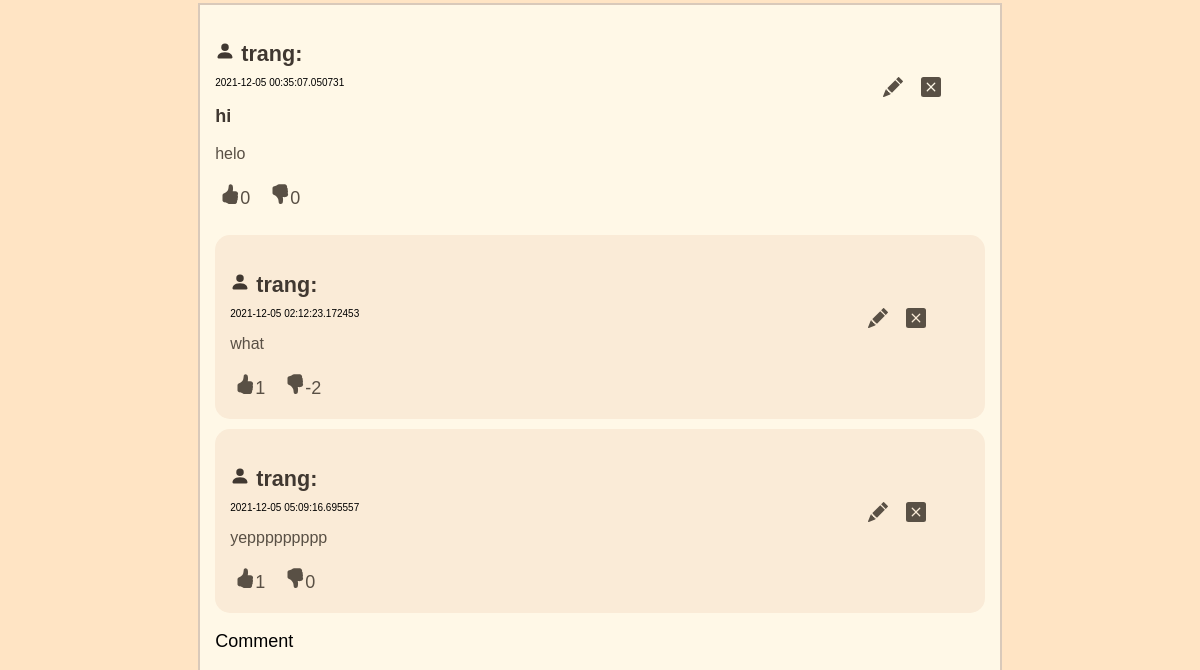
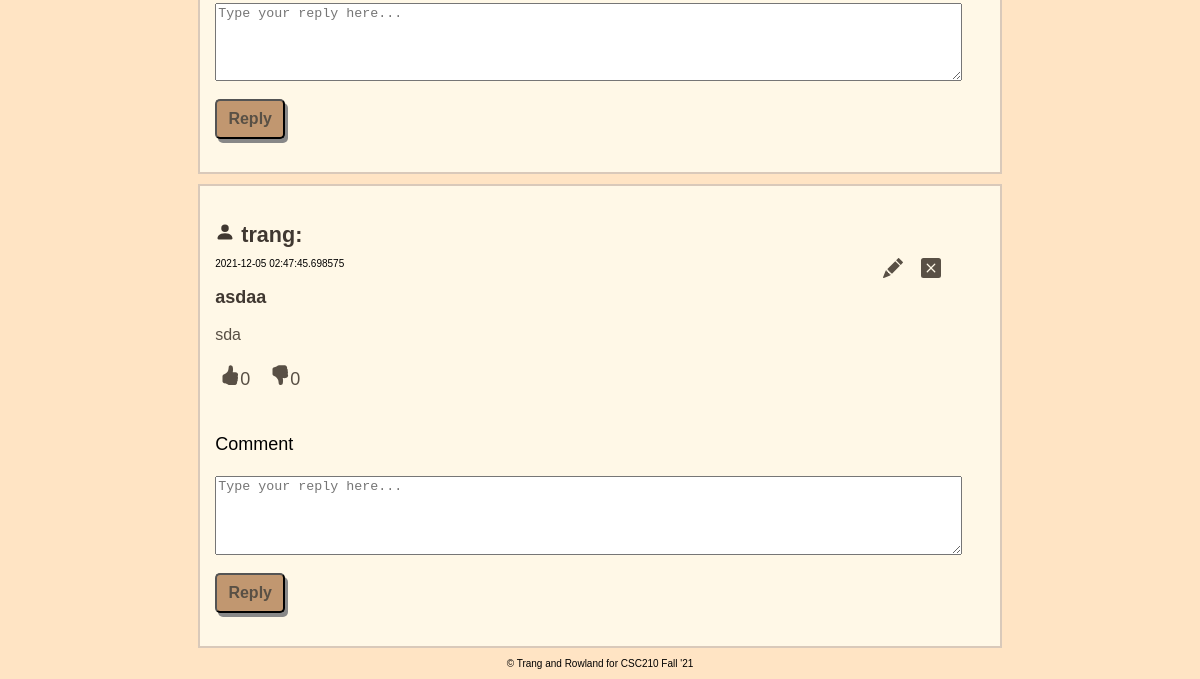
Before: /index (signed in, lower part) with the older database file (2 pictures, top to bottom).
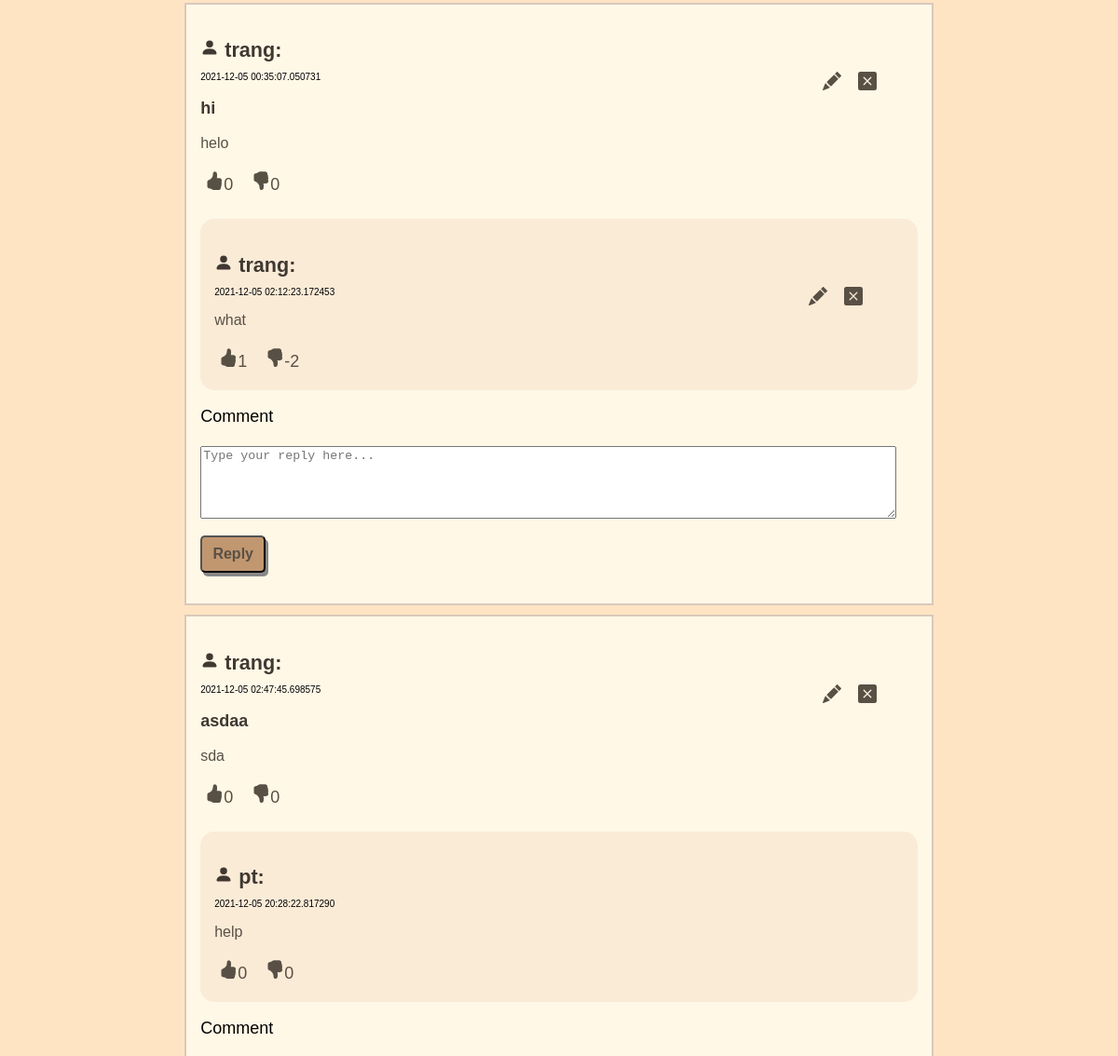
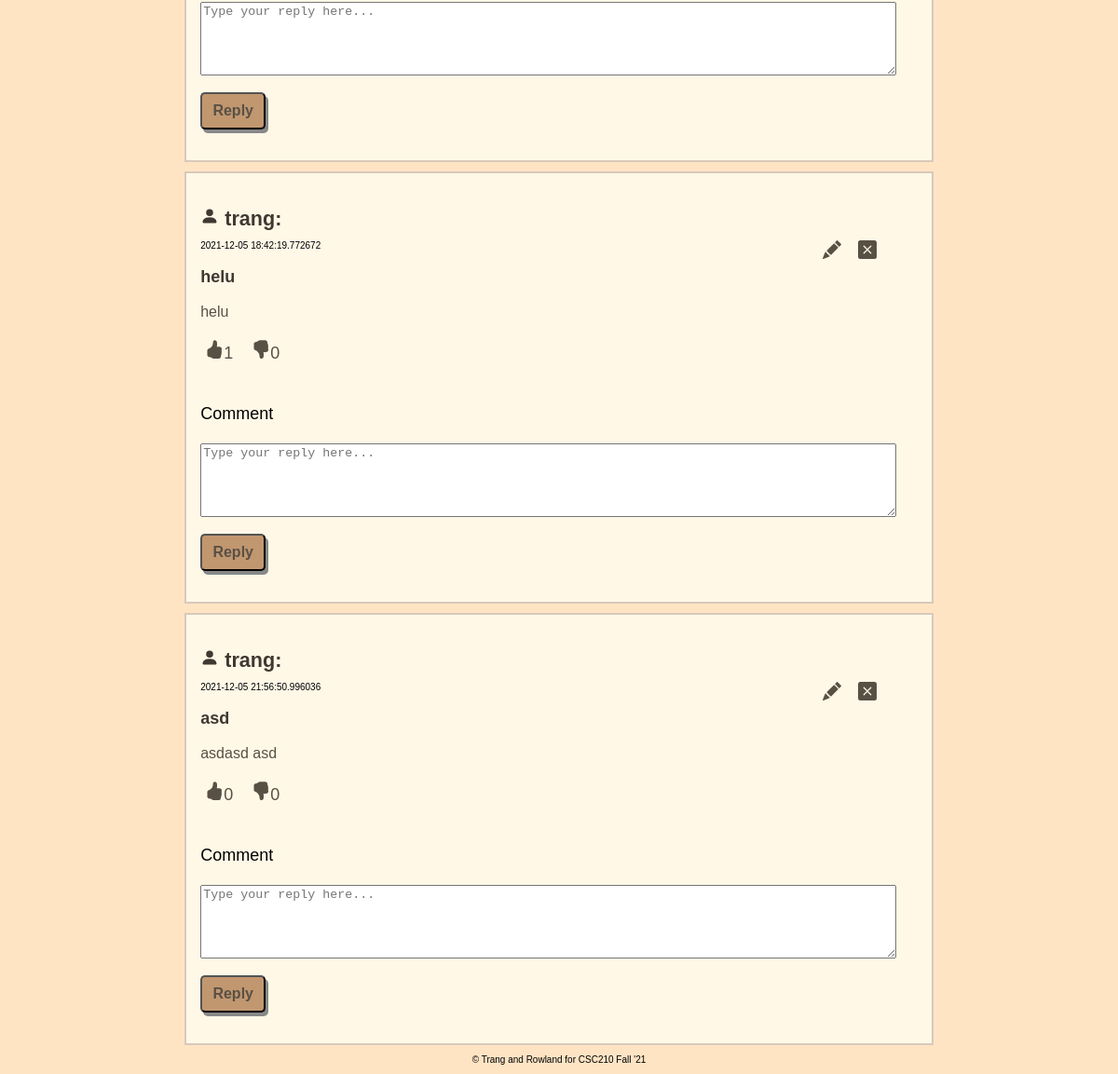
After: the same page with the newer database file (2 pictures, top to bottom).
### models.py (models this page shows, shortened)
class Post(db.Model):
    id = db.Column(db.Integer, primary_key=True)
    body = db.Column(db.String(250))
    title = db.Column(db.String(80))
    timestamp = db.Column(db.DateTime, index=True, default=datetime.utcnow)
    upvotes = db.Column(db.Integer, default=0)
    downvotes = db.Column(db.Integer, default=0)
    user_id = db.Column(db.Integer, db.ForeignKey('user.id'))

class User(UserMixin, db.Model):
    id = db.Column(db.Integer, primary_key=True)
    username = db.Column(db.String(50), index=True, unique=True)
    email = db.Column(db.String(120), index=True, unique=True)
    password = db.Column(db.String(128))
    posts = db.relationship('Post', backref='author', lazy='dynamic')
    comments = db.relationship('Comment', backref='author', lazy='dynamic')

class Comment(db.Model):
    id = db.Column(db.Integer, primary_key=True)
    body = db.Column(db.String(250))
    timestamp = db.Column(db.DateTime, index=True, default=datetime.utcnow)
    upvotes = db.Column(db.Integer, default=0)
    downvotes = db.Column(db.Integer, default=0)
    post_id = db.Column(db.Integer, db.ForeignKey('post.id'))
    user_id = db.Column(db.Integer, db.ForeignKey('user.id'))

### main.py (the view, shortened to what this page needs)
@app.route('/')
@app.route('/index', methods=['GET', 'POST'])
@login_required
def index():
    query = User.query
    all_posts = Post.query.all()
    all_users = get_user()
    all_comments = Comment.query.all()
    post_form = ForumPostForm()
    comment_form = CommentForm()
    return render_template('index.html', title='Home', posts=all_posts, users=all_users, query=query,
                        comments=all_comments, form=post_form, comment_form=comment_form)

### forms.py
class ForumPostForm(FlaskForm):
    title = TextAreaField('Title', validators=[DataRequired()], render_kw={"placeholder": "What are you thinking?"})
    body = TextAreaField('Body', validators=[DataRequired()], render_kw={"placeholder": "Create post..."})
    submit = SubmitField('Post')

class CommentForm(FlaskForm):
    body = TextAreaField('Comment', validators=[DataRequired()], render_kw={"placeholder": "Type your reply here..."})
    submit = SubmitField('Reply')

### main.py (called while the page is built)
def get_user():
    user_info = User.query.all()
    all_users = {}
    for user in user_info:
        all_users[user.id] = [user.username, user.email]
    return all_users

### models.py (called while the page is built)
@login.user_loader
def load_user(id):
    return User.query.get(int(id))

### templates/index.html (shortened to what this page needs)
{% extends "base.html" %}
{% block content %}
    <link rel="stylesheet" href="{{ url_for('static', filename='index.css') }}">
    {% for post in posts %}
        <div class="post-container">
            <div class="post" id="post_{{post.id}}">
                <p class="user"><svg xmlns="http://www.w3.org/2000/svg" width="20" height="20" fill="currentColor" class="bi bi-person-fill" viewBox="0 0 16 16">
                    <path d="M3 14s-1 0-1-1 1-4 6-4 6 3 6 4-1 1-1 1H3zm5-6a3 3 0 1 0 0-6 3 3 0 0 0 0 6z"/>
                  </svg> {{ users[post.user_id][0] }}:</p>
                <p style="font-size: x-small;">{{ post.timestamp }}
                    <span style="float:right; margin-right: 29px;">
                        {% if post.user_id|string() == current_user.get_id()|string() %}
                        <a href="post/edit/{{post.id}}">
                        </a>
                        <a href="post/delete/{{post.id}}">
                        </a>
                        {% endif %}
                    </span>
                </p>
                <p class="title">{{ post.title }}</p>
                <p class="body">{{ post.body }}</p>
            </div>
            <div class="react">
                <a href="upvote/{{post.id}}" class="btn btn-primary">
                    {{post.upvotes}}</a>
                <a href="downvote/{{post.id}}" class="button">
                    {{post.downvotes}}</a>
            </div>
            <div class="comment-container">
                <br>
                {% for comment in comments %}
                {% if comment.post_id == post.id %}
                <div class="comment" id="cmt_{{comment.id}}">
                        <p class="user"><svg xmlns="http://www.w3.org/2000/svg" width="20" height="20" fill="currentColor" class="bi bi-person-fill" viewBox="0 0 16 16">
                            <path d="M3 14s-1 0-1-1 1-4 6-4 6 3 6 4-1 1-1 1H3zm5-6a3 3 0 1 0 0-6 3 3 0 0 0 0 6z"/>
                          </svg> {{ users[comment.user_id][0] }}:</p>
                        <p style="font-size: x-small;">{{ comment.timestamp }}
                            <span style="float:right; margin-right: 29px;">
                                {% if comment.user_id|string() == current_user.get_id()|string() %}
                                <a href="comment/edit/{{post.id}}/{{comment.id}}">
                                </a>
                                <a href="comment/delete/{{post.id}}/{{comment.id}}">
                                </a>
                                {% endif %}
                            </span>
                        </p>
                        <p class="body">{{ comment.body }}</p>
                        <div class="react">
                            <a href="comment/upvote/{{comment.id}}">
                                {{comment.upvotes}}</a>
                            <a href="comment/downvote/{{comment.id}}">
                                {{comment.downvotes}}</a>
                        </div>
                </div>
                {% endif %}
                {% endfor %}
                    <form action="/comment/{{post.id}}" method="post" class="comment-form">
                    <p>
                        {{ comment_form.body.label }}<br><br>
                        {{ comment_form.body }}<br>
                    </p>
                    <p class="submit">{{ comment_form.submit() }}</p>
                </form>
                </div>
            </div>
    {% endfor %}
{% endblock %}
{% block footer %}
<div id="end">
    <p style="font-size: x-small;">© Trang and Rowland for CSC210 Fall '21</p>
</div>
{% endblock %}

### templates/base.html (shortened to what this page needs)
<head>
    <link rel="stylesheet" href="{{ url_for('static', filename='base.css') }}">
</head>
<body>
    <section class="content">
        {% block content %}
        {% endblock %}
        <footer>
            {% block footer %}
            {% endblock %}
        </footer>
    </section>
</body>

### static/base.css (style rules this page uses)
body { background-color: var(--main-bg-color); text-align: center; font-size: large; }
a { text-decoration: none; color: var(--aux-text-color); }
form #submit { background-color: #C19770; height: 40px; width: 75px; font-weight: bold; border-radius: 5px; box-shadow: 3px 4px #888888; cursor: pointer; }
a { margin-right:15px; }

### static/index.css (style rules this page uses)
div.post { border-radius: 15px; }
div.comment { background-color: #faebd7; border-radius: 15px; padding: 15px; margin-bottom: 10px; }
p.user { color: var(--main-text-color); font-size: larger; font-weight: bold; margin-bottom: 1px; }
div.post p.title { color: var(--main-text-color); font-size: large; font-weight: bold; }
p.body { color: var(--aux-text-color); font-size: medium; }
div.post-container { border: solid #D9C9BA 2px; background-color: #fff8e7; margin: auto; margin-bottom: 10px; width: 65%; text-align: left; padding: 15px; }
div.react { border-radius: 5px; padding: 5px; padding-left: 5px; }
form textarea#body { width: 97%; height: 10%; }
form #submit { background-color: #C19770; height: 40px; width: 70px; font-size: medium; font-weight: bold; border-radius: 5px; box-shadow: 3px 4px #888888; color: #595045; cursor: pointer; }

Changed rows visible on the page:
removed Comment: {{ users[comment.user_id][0] }} "trang", timestamp "2021-12-05 05:09:16.695557", body "yeppppppppp", upvotes "1", downvotes "0", shown under Post "hi"
added Comment: timestamp "2021-12-05 20:28:22.817290", body "help", upvotes "0", downvotes "0", shown under Post "asdaa"
added User: username "pt"
added Post: {{ users[post.user_id][0] }} "trang", timestamp "2021-12-05 18:42:19.772672", title "helu", body "helu", upvotes "1", downvotes "0", body.label "Comment"
added Post: {{ users[post.user_id][0] }} "trang", timestamp "2021-12-05 21:56:50.996036", title "asd", body "asdasd asd", upvotes "0", downvotes "0", body.label "Comment"
